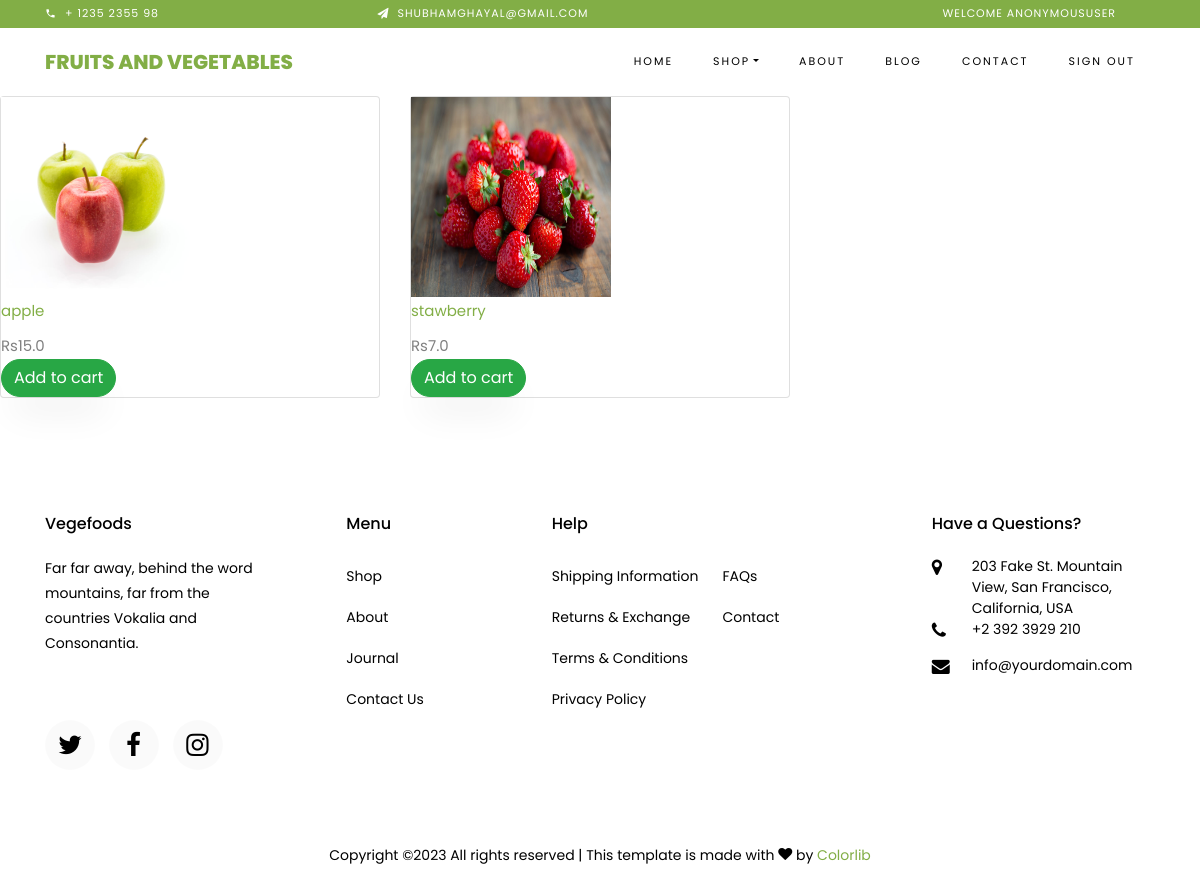
Screenshot of /showproducts/fruits/ with the database file from the repository.
### shop/models.py (models this page shows, shortened)
class Product(models.Model):
    product_name=models.CharField(max_length=20,unique=True)
    price=models.FloatField()
    images=models.ImageField(upload_to='images')
    stock=models.IntegerField()
    is_avialable=models.BooleanField(default=True)
    category=models.ForeignKey(Category,on_delete=models.CASCADE)
    created_date=models.DateTimeField(auto_now_add=True)
    modified_date=models.DateTimeField(auto_now=True)
    slug = models.SlugField(max_length=200, unique=True)

### shop/views.py (the view)
# urls.py: path('showproducts/<slug:category>/',showproducts),
def showproducts(request,category=None):
   if category:
     categories = get_object_or_404(Category, slug=category)
     products = Product.objects.all().filter(category=categories)
   return render(request,'Product_detail.html',{'product':products})

### templates/product_detail.html
{% extends './base.html'%}
{% block content %}
{% load static %}
<div class="row">
   {% for product in product %}
   <div class="col-sm-4">
      <figure class="card card-product-grid">
          <div class="img-wrap" >
<a href="{{ product.get_url }}"><img src="{{ product.images.url }}" style="height:200px;width:200px;"></a>
</div>
<figcaption class="info-wrap">
<div class="fix-height">
<a href="{{ product.get_url }}" class="title">{{ product.product_name }}</a>
<div class="price-wrap mt-2">
<span class="price">Rs{{ product.price }}</span>
</div>
</div>
<a href="/add_cart/{{product.id}}" class="btn btn-success">Add to cart </a>
</figcaption>
</figure>
</div>
{% endfor %}
</div>
{% endblock %}

### rows the page displays
Product: images (picture), product_name "apple", price "15.0"
Product: images (picture), product_name "stawberry", price "7.0"

### other values shown
{{ user }} "ANONYMOUSUSER"
